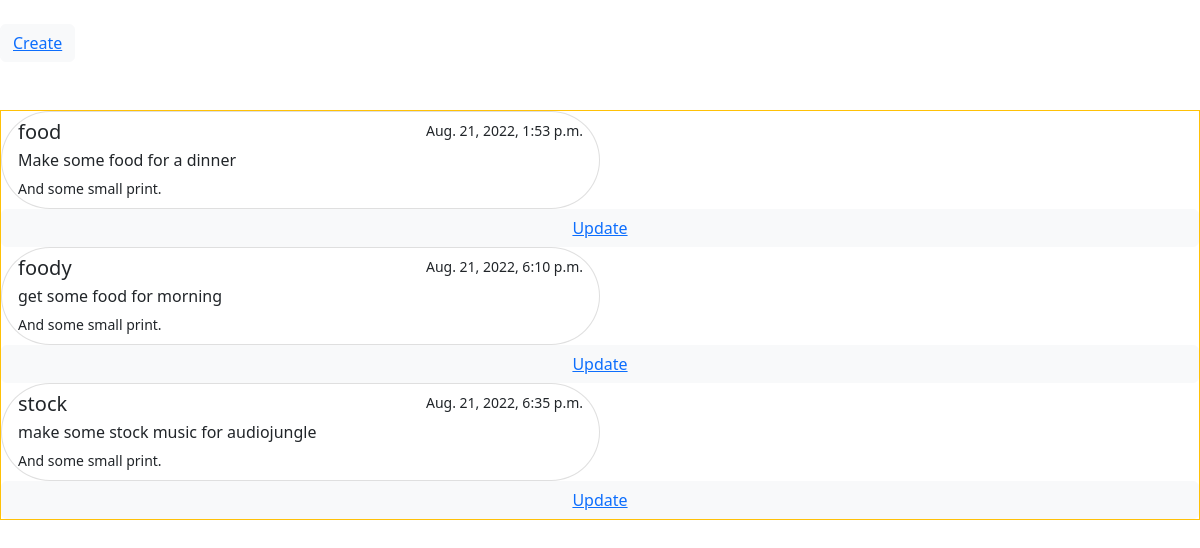
Page /task-list/ on the committed database.
### notes/models.py (models this page shows, shortened)
class TaskItem(models.Model):
    username = models.ForeignKey(User, on_delete=models.CASCADE, null=True, blank=True)
    title = models.CharField(max_length=20, blank=True, null=True)
    text = models.TextField(null=True, blank=True)
    due_date = models.DateTimeField(default=timezone.now)
    unfinished = models.BooleanField(default=True)
    category = models.ForeignKey(
        Category, on_delete=models.CASCADE)

### notes/views.py (the view)
# urls.py: path('task-list/', views.TaskList.as_view(), name='tasks'),
class TaskList(ListView):
    model = TaskItem
    template_name = 'notes/task_list.html'
    context_object_name = 'tasks'

### notes/templates/notes/task_list.html (shortened to what this page needs)
<!DOCTYPE html>
<html lang="en">
<head>
    {% load static %}
    <link rel="stylesheet" href="{% static 'css/bootstrap.min.css' %}">
    <link rel="stylesheet" href="{% static 'css/bootstrap.css' %}">
</head>
<body>
  <div class="mb-5 mt-4">
    <button type="button" class="btn btn-light">
      <a href="{% url 'create-task' %}">Create</a>
    </button>
  </div>
    <div class="border border-warning">
            <div class="list-group">
                {% for task in object_list %}
                <a href="{% url 'task' task.id %}" class="list-group-item w-50 list-group-item-action rounded-pill" aria-current="true">
                  <div class="d-flex w-90 justify-content-between">
                    <h5 class="mb-1">{{ task.title }}</h5>
                    <small>{{ task.due_date }}</small>
                  </div>
                  <p class="mb-1">{{ task.text }}</p>
                  <small>And some small print.</small>
                </a>
                <button type="button" class="btn btn-light">
                  <a href="{% url 'update-task' task.id %}">Update</a>
                </button>
                {% endfor %}
            </div>
    </div>
</body>
</html>

### rows in the picture
TaskItem: title "food", due_date "Aug. 21, 2022, 1:53 p.m.", text "Make some food for a dinner"
TaskItem: title "foody", due_date "Aug. 21, 2022, 6:10 p.m.", text "get some food for morning"
TaskItem: title "stock", due_date "Aug. 21, 2022, 6:35 p.m.", text "make some stock music for audiojungle"
